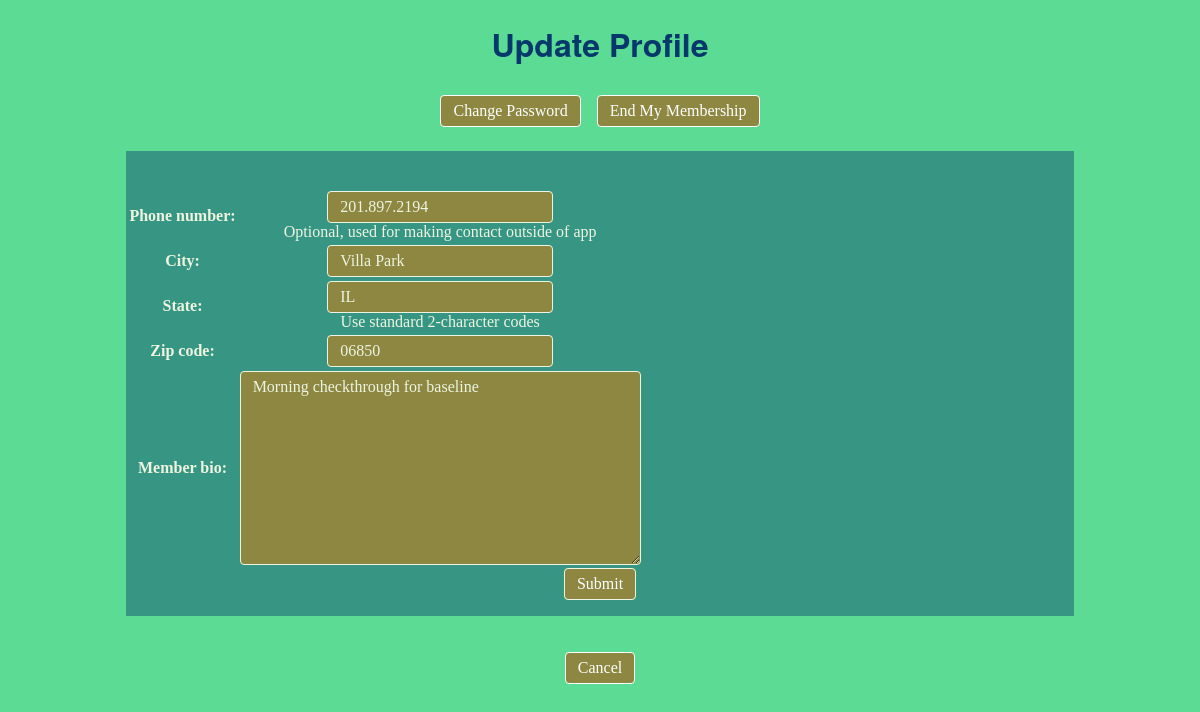
/member_profile/update/23, run on an earlier commit of the app's database.
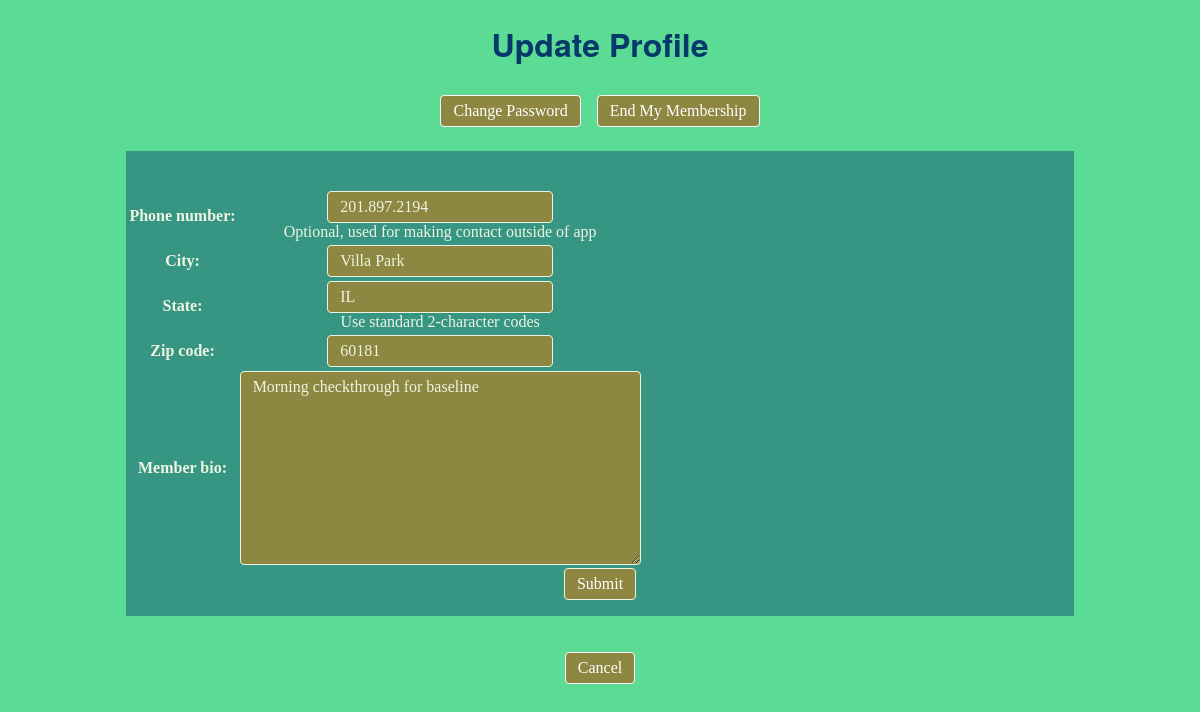
And on a later commit of the database.
### share/models.py (models this page shows, shortened)
class Member_profile(models.Model):
    name = models.CharField(max_length=50, help_text='')
    is_approved = models.BooleanField(default=False,
    help_text='True means Administrator has allowed member to join')
    is_moderator = models.BooleanField(default=False,
    help_text='Moderators can view and edit all Provisions and Needs')
    phone_number = models.CharField(max_length=15, blank=True,
    help_text='Optional, used for making contact outside of app')
    city = models.CharField(max_length=50, blank=True)
    state = models.CharField(max_length=2, blank=True,
    help_text="Use standard 2-character codes")
    zip_code = models.CharField(max_length=15, blank=True)
    member_bio = models.TextField(max_length=1000, blank=False)
    member_id = models.PositiveSmallIntegerField(blank=False)

### share/views.py (the view)
# urls.py: path("member_profile/update/", views.Member_profileUpdate.as_view(), name="update_member_profile_form"), # Needed 5/26/20 to get past NoReverseMatch Error
class Member_profileUpdate(UpdateView):
    model = Member_profile
    fields = ['phone_number', 'city','state','zip_code','member_bio']
    template_name_suffix = '_update_form'
    success_url = reverse_lazy('summary')

### share/templates/share/member_profile_update_form.html (shortened to what this page needs)
{% extends "base_generic.html" %}
{% block content %}
<h1>Update Profile</h1>
<div class="bold-centered">
  <span class=" "><a href="{%url 'password_change'%}"
    class="button-submit" style="color:white">Change Password</a>
  </span>
  <span class=" "><a href="{%url 'end_membership' %}{{my_profile.id}}"
    class="button-submit" style="color:white">End My Membership {{my_profile.id}}</a>
  </span>
</div>
<br>
<div class="login-grid">
  <div class="login-left-margin"></div>
  <div class="login-middle">
    <form action="" method="post">
      <table>
        {{form.as_table}}
      </table>
      <input class="btn btn-primary" style="color:white" type="submit" value="Submit">
    </form>
  </div>
  <div class="login-right-margin"></div>
</div>
<br>
<div class="button-centered">
  <a class="button-submit" style="color:white" href="{% url 'summary'%}">Cancel</a>
</div>
{% load staticfiles %}
{% endblock %}

What changed in the data, as far as the page shows it:
changed Member_profile "Villa Park": zip_code "06850" → "60181"
